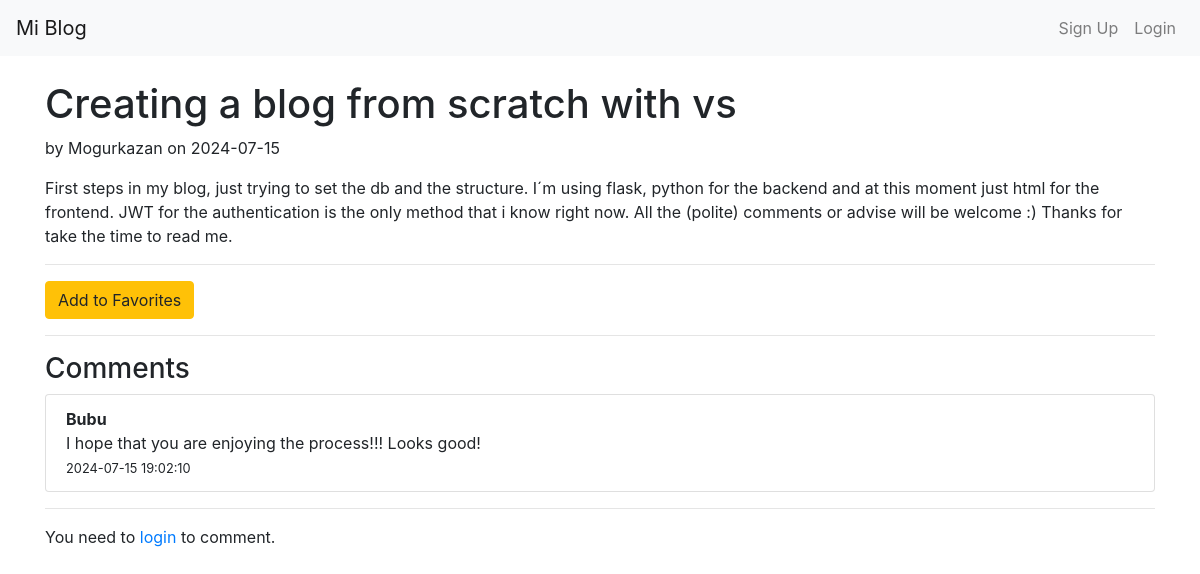
/post/1, run on the app's committed database.
### app/models.py (models this page shows, shortened)
class Post(db.Model):
    id = db.Column(db.Integer, primary_key=True)
    title = db.Column(db.String(100), nullable=False)
    content = db.Column(db.Text, nullable=False)
    date_posted = db.Column(db.DateTime, nullable=False, default=datetime.utcnow)
    keywords = db.Column(db.String(100), nullable=True)
    image_url = db.Column(db.String(255), nullable=True)
    user_id = db.Column(db.Integer, db.ForeignKey('user.id'), nullable=False)
    comments = db.relationship('Comment', backref='post', lazy=True)

class User(UserMixin, db.Model):
    id = db.Column(db.Integer, primary_key=True)
    email = db.Column(db.String(120), unique=True, nullable=False)
    nickname = db.Column(db.String(80), unique=True, nullable=False)
    password_hash = db.Column(db.String(128), nullable=False)
    posts = db.relationship('Post', backref='author', lazy=True)
    comments = db.relationship('Comment', backref='author', lazy=True)
    favorites = db.relationship('Post', secondary='favorites', backref=db.backref('favorited_by', lazy='dynamic'))

class Comment(db.Model):
    id = db.Column(db.Integer, primary_key=True)
    content = db.Column(db.Text, nullable=False)
    date_posted = db.Column(db.DateTime, nullable=False, default=datetime.utcnow)
    user_id = db.Column(db.Integer, db.ForeignKey('user.id'), nullable=False)
    post_id = db.Column(db.Integer, db.ForeignKey('post.id'), nullable=False)

### app/routes.py (the view)
@bp.route('/post/<int:post_id>', methods=['GET', 'POST'])
def view_post(post_id):
    post = Post.query.get_or_404(post_id)
    form = CommentForm()
    logout_form = LogoutForm()
    favorite_form = LogoutForm()
    if form.validate_on_submit() and current_user.is_authenticated:
        add_comment(post_id, form.content.data)
    comments = get_comments(post_id)
    is_favorite = check_favorite_status(post)
    return render_template('view_post.html', post=post, comments=comments, form=form, logout_form=logout_form, is_favorite=is_favorite, favorite_form=favorite_form)

### app/routes.py (called while the page is built)
def get_comments(post_id):
    return Comment.query.filter_by(post_id=post_id).order_by(Comment.date_posted.desc()).all()

def check_favorite_status(post):
    return current_user.is_authenticated and post in current_user.favorites

### app/templates/view_post.html (shortened to what this page needs)
<!DOCTYPE html>
<html lang="en">
<head>
    <link rel="stylesheet" href="https://stackpath.bootstrapcdn.com/bootstrap/4.5.2/css/bootstrap.min.css">
</head>
<body>
    <nav class="navbar navbar-expand-lg navbar-light bg-light fixed-top">
        <a class="navbar-brand" href="{{ url_for('main.home') }}">Mi Blog</a>
        <div class="collapse navbar-collapse" id="navbarNav">
            <ul class="navbar-nav ml-auto">
                {% if not current_user.is_authenticated %}
                <li class="nav-item">
                    <a class="nav-link" href="{{ url_for('main.signup') }}">Sign Up</a>
                </li>
                <li class="nav-item">
                    <a class="nav-link" href="{{ url_for('main.login') }}">Login</a>
                </li>
                {% endif %}
            </ul>
        </div>
    </nav>
    <div class="container" style="margin-top: 80px;">
        <h1>{{ post.title }}</h1>
        <p>by {{ post.author.nickname }} on {{ post.date_posted.strftime('%Y-%m-%d') }}</p>
        <p>{{ post.content }}</p>
        <hr>
        <div id="favorite-section">
            <form id="favorite-form" action="{{ url_for('main.' + ('remove_favorite' if is_favorite else 'add_favorite'), post_id=post.id) }}" method="POST">
                <button type="submit" class="btn btn-warning">
                    {% if is_favorite %}
                    Remove from Favorites
                    {% else %}
                    Add to Favorites
                    {% endif %}
                </button>
            </form>
        </div>
        <hr>
        <h3>Comments</h3>
        <ul class="list-group">
            {% for comment in comments %}
            <li class="list-group-item">
                <strong>{{ comment.author.nickname }}</strong><br>
                {{ comment.content }}<br>
                <small>{{ comment.date_posted.strftime('%Y-%m-%d %H:%M:%S') }}</small>
            </li>
            {% endfor %}
        </ul>
        <hr>
        {% if current_user.is_authenticated %}
        <form method="POST" action="">
            {{ form.hidden_tag() }}
            <div class="form-group">
                {{ form.content.label(class="form-control-label") }}
                {{ form.content(class="form-control") }}
            </div>
            <button type="submit" class="btn btn-primary">Add Comment</button>
        </form>
        {% else %}
        <p>You need to <a href="{{ url_for('main.login') }}">login</a> to comment.</p>
        {% endif %}
    </div>
</body>
</html>

### data on the page
Post: title "Creating a blog from scratch with vs", date_posted "2024-07-15", content "First steps in my blog, just trying to set the db and the structure. I´m using flask, python for the backend and at this moment just html for the frontend. JWT for the authentication is the only method that i know right now. All the (polite) comments or advise will be welcome :) Thanks for take the time to read me."
User: author.nickname "Mogurkazan"
Comment: author.nickname "Bubu", content "I hope that you are enjoying the process!!! Looks good!", date_posted "2024-07-15 19:02:10"
